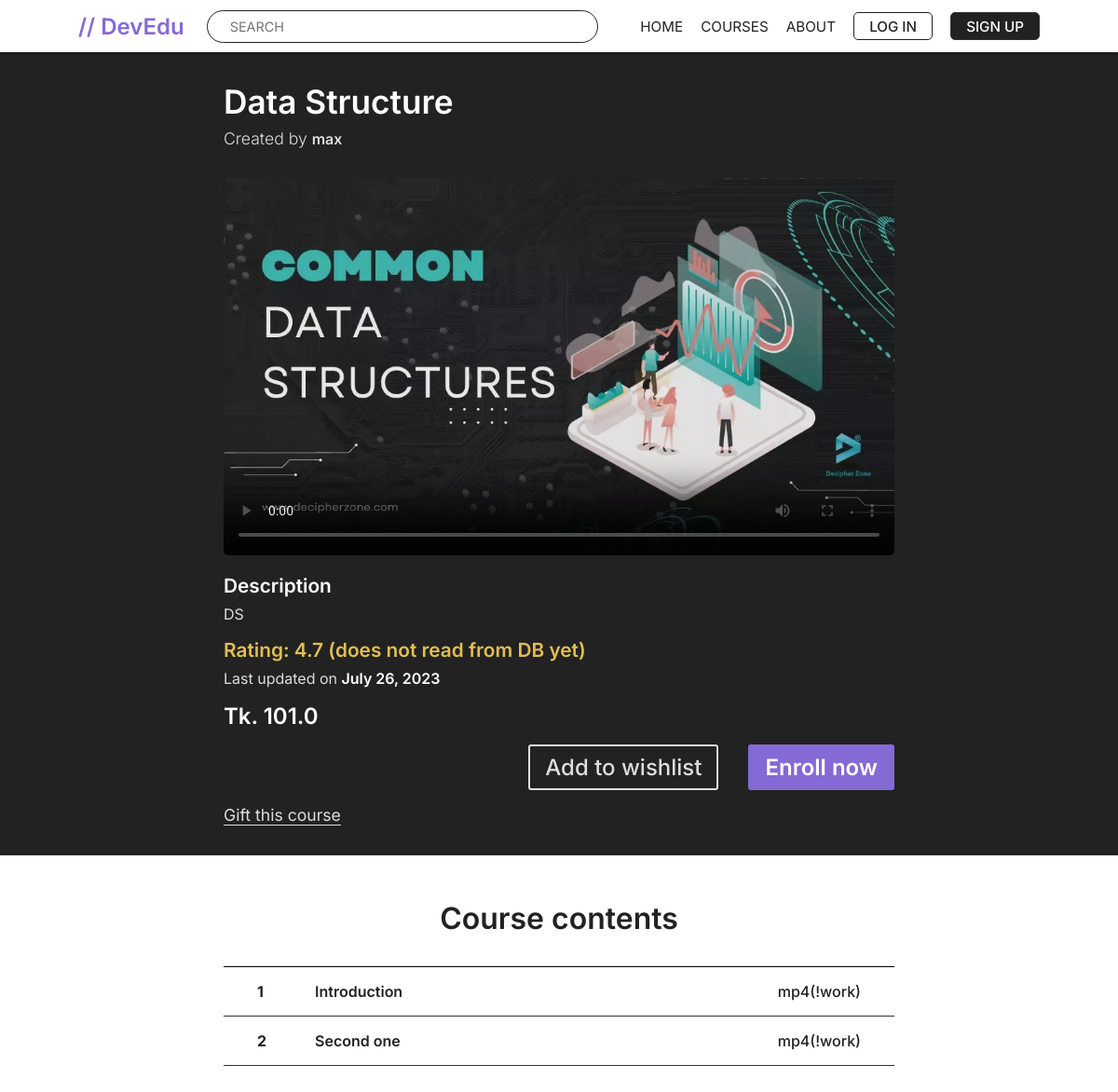
The page /course-detail/data-structure on the database as committed earlier.
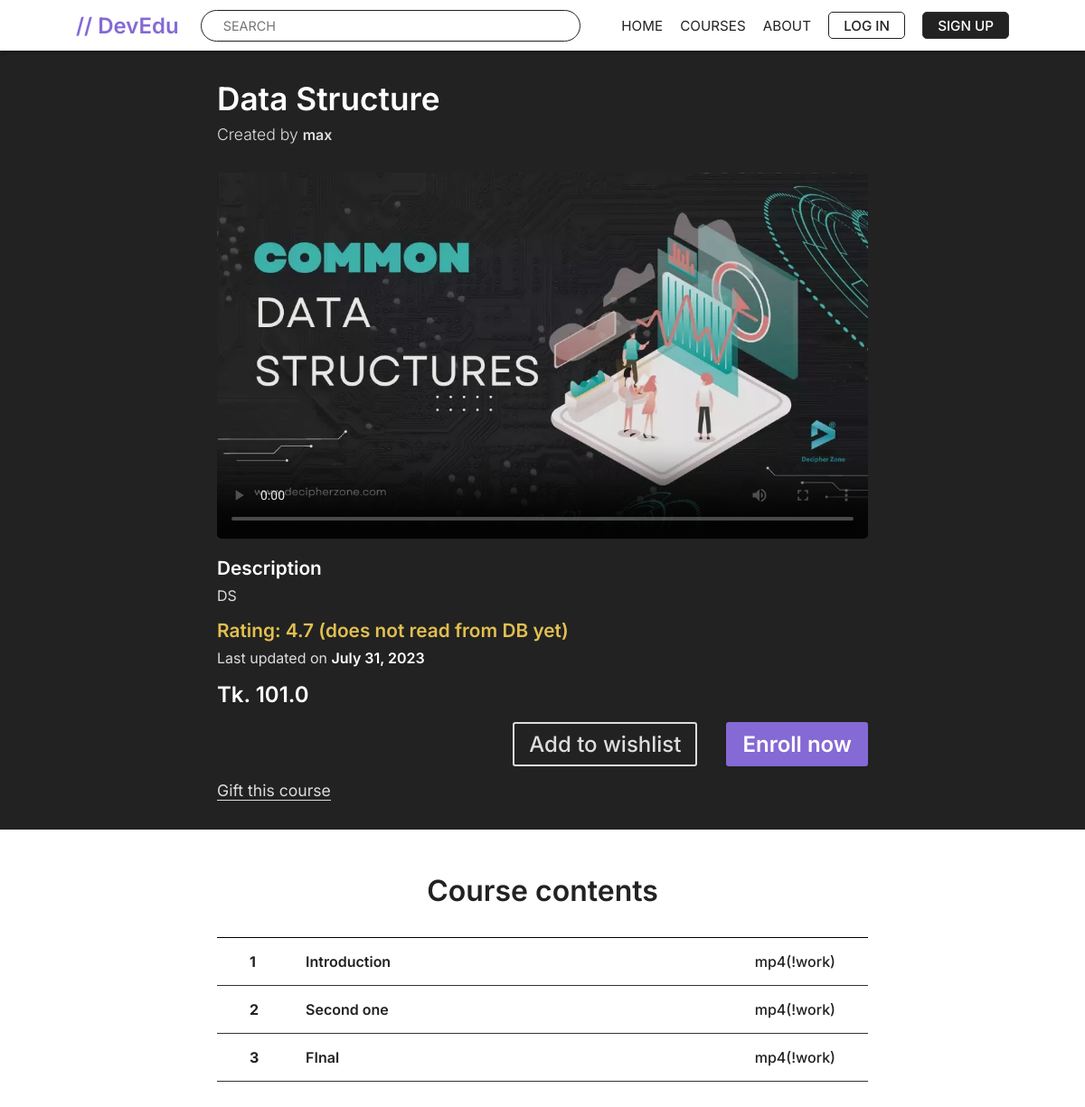
The same page on the database as committed later.
### devedu/models.py (models this page shows, shortened)
class Course(models.Model):
    title = models.CharField(unique=True, max_length=150, null=True)
    author = models.ForeignKey(
        Instructor, on_delete=models.CASCADE, null=True, related_name="courses")
    description = models.TextField(validators=[MaxLengthValidator(3000)])
    thumb_nail = models.ImageField(upload_to="thumb_nails", null=True)
    created_on = models.DateField(auto_now=True)
    last_updated_on = models.DateField(auto_now=True)
    price = models.FloatField()
    slug = models.SlugField(blank=True, unique=True, null=True)
    git_repository = models.URLField(blank=True)
    enrolled_students = models.ManyToManyField(
        UserProfile, blank=True, related_name="courses")

class CourseContent(models.Model):
    course = models.ForeignKey(
        Course, on_delete=models.CASCADE, null=True, related_name="contents")
    serial = models.IntegerField(null=True)
    title = models.CharField(max_length=150, null=True)
    file = models.FileField(null=True)
    is_free = models.BooleanField(default=False)

class Instructor(models.Model):
    user = models.OneToOneField(
        UserProfile, on_delete=models.CASCADE, blank=True, related_name="user_profile"
    )
    def __str__(self):
        return self.user.full_name()

class UserProfile(models.Model):
    user = models.OneToOneField(
        User, on_delete=models.CASCADE, related_name="user_profile"
    )
    first_name = models.CharField(blank=True, max_length=200)
    last_name = models.CharField(blank=True, max_length=200)
    profile_pic = models.ImageField(upload_to="profilePics", blank=True)
    about = models.TextField(validators=[MaxLengthValidator(2000)], blank=True)
    linkedin = models.URLField(blank=True, max_length=1000)
    github = models.URLField(blank=True, max_length=1000)
    mail = models.URLField(blank=True, max_length=1000)
    website = models.URLField(blank=True, max_length=1000)
    is_instructor = models.BooleanField(default=False, blank=True)
    applied = models.BooleanField(default=False, blank=True)
    resume = models.FileField(blank=True, null=True)
    def full_name(self):
        if self.user.first_name and self.user.last_name:
            return f"{self.user.first_name} {self.user.last_name}"
        return f"{self.user.username}"

### devedu/views.py (the view)
# urls.py: path("course-detail/<slug:slug>", views.course_detail, name="course_detail"),
def course_detail(request, slug):
    course = Course.objects.get(slug=slug)
    contents = course.contents.all().order_by("serial")  # type: ignore
    enrolled_students = course.enrolled_students.all()
    en_students = []
    for stu in enrolled_students:
        en_students.append(stu.user)
    context = {
        "contents": contents,
        "course": course,
        "en_students": en_students,
    }
    return render(request, "devedu/course_detail.html", context)

### devedu/templates/devedu/course_detail.html (shortened to what this page needs)
{% extends 'base.html' %}
{% load static %}
{% block css_files %}
    <link rel="stylesheet" href="{% static 'devedu/includes/utilities.css' %}">
    <link rel="stylesheet" href="{% static 'devedu/includes/variables.css' %}">
    <link rel="stylesheet" href="{% static 'devedu/course_detail.css' %}">
{% endblock css_files %}
{% block content %}
<section class="section_header">
    <div class="section_header-container">
        <h1>{{course.title}}</h1>
        <p class="author">Created by
            <a href="#">
                {% if course.author.first_name or course.author.last_name %}
                {{course.author.first_name}} {{course.author.last_name}}
                {% else %}
                {{course.author}}
                {% endif %}
            </a>
        </p>
        <div class="thumb_nail">
            <video
            poster="{{course.thumb_nail.url}}"
            src="{% static 'devedu/images/intro.mp4' %}"
            controls
            type="video/mp4"
            >
            </video>
        </div>
        <h2>Description</h2>
        <p class="description">{{course.description}}</p>
        <h2 class="rating">Rating: 4.7 (does not read from DB yet)</h2>
        <p>Last updated on <span>{{course.last_updated_on}}</span></p>
        <h2 class="price">Tk. {{course.price}}</h2>
        {% if not user in en_students %}
        <div class="btns">
            <a class="btn-add-wishlist" href="#">Add to wishlist</a>
            <a class="btn-enroll" href={% if user.is_authenticated %}
            "{% url 'enroll_course' course.slug user.username %}"
            {% else %}"/login"
            {% endif %}
            >Enroll now</a>
        </div>
        {% endif %}
        <a class="btn-gift" href="#">Gift this course</a>
    </div>
</section>
<section class="course_contents">
    <h1>Course contents</h1>
    <div class="table">
        {% for content in contents %}
        <div class="content">
            <h2 class="serial">{{content.serial}}</h2>
            <h3 data-url="{{content.file.url}}" data-free="{{content.is_free}}" class="title" href="#">{{content.title}}</h3>
            <h3 class="type">mp4(!work)</h3>
        </div>
        {% endfor %}
    </div>
</section>
{% endblock content %}

Rows that differ between the two databases and show on the page:
changed Course "Data Structure": last_updated_on "July 26, 2023" → "July 31, 2023"
added CourseContent: serial "3", title "FInal"
